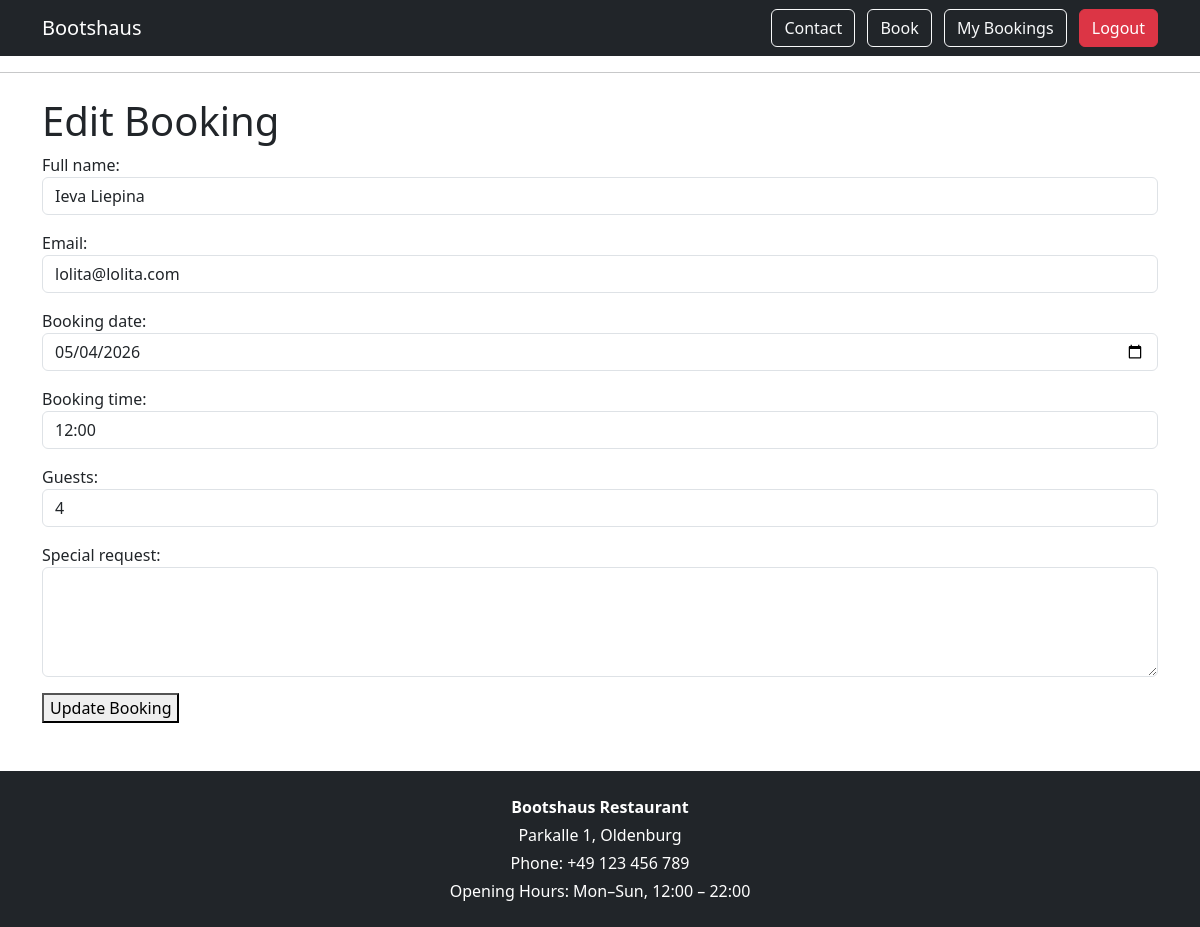
Page /edit-booking/5/ (signed in) on the committed database.
### bookings/models.py (models this page shows, shortened)
class Booking(models.Model):
    STATUS_CHOICES = [
        ('pending', 'Pending'),
        ('confirmed', 'Confirmed'),
        ('cancelled', 'Cancelled'),
    ]
    user = models.ForeignKey(
        User,
        on_delete=models.CASCADE,
        related_name='bookings'
    )
    full_name = models.CharField(max_length=100)
    email = models.EmailField()
    booking_date = models.DateField()
    booking_time = models.TimeField()
    guests = models.PositiveIntegerField()
    special_request = models.TextField(blank=True)
    status = models.CharField(
        max_length=20,
        choices=STATUS_CHOICES,
        default='pending'
    )
    created_on = models.DateTimeField(auto_now_add=True)

### bookings/views.py (the view)
# urls.py: path('edit-booking/<int:booking_id>/', edit_booking, name='edit_booking'),
@login_required
def edit_booking(request, booking_id):
    booking = get_object_or_404(Booking, id=booking_id, user=request.user)
    if request.method == 'POST':
        form = BookingForm(request.POST, instance=booking)
        if form.is_valid():
            form.save()
            messages.success(request, "Your booking has been updated.")
            return redirect('my_bookings')
    else:
        form = BookingForm(instance=booking)
    return render(request, 'bookings/edit_booking.html', {'form': form})

### bookings/forms.py (shortened to what this page needs)
class BookingForm(forms.ModelForm):
    booking_time = forms.TypedChoiceField(
        choices=TIME_SLOT_CHOICES,
        coerce=lambda x: time.fromisoformat(x) if isinstance(x, str) else x,
        widget=forms.Select(attrs={'class': 'form-control'})
    )
    class Meta:
        model = Booking
        fields = [
            'full_name',
            'email',
            'booking_date',
            'booking_time',
            'guests',
            'special_request',
        ]
        widgets = {
            'full_name': forms.TextInput(
                attrs={'class': 'form-control',
                       'placeholder': 'John Smith'}
            ),
            'email': forms.EmailInput(
                attrs={'class': 'form-control',
                       'placeholder': 'john@example.com'}
            ),
            'booking_date': forms.DateInput(
                attrs={'class': 'form-control', 'type': 'date'}
            ),
            'guests': forms.NumberInput(
                attrs={'class': 'form-control', 'min': 1, 'max': 10}
            ),
            'special_request': forms.Textarea(
                attrs={'class': 'form-control', 'rows': 4}
            ),
        }

### bookings/templates/bookings/edit_booking.html (shortened to what this page needs)
{% extends 'bookings/base.html' %}
{% block content %}
    <h1>Edit Booking</h1>
    <form method="POST">
        {{ form.as_p }}
        <button type="submit">Update Booking</button>
    </form>
{% endblock %}

### rows in the picture
Booking: full_name "Ieva Liepina", email "lolita@lolita.com", booking_date "05/04/2026", booking_time "12:00", guests "4"
